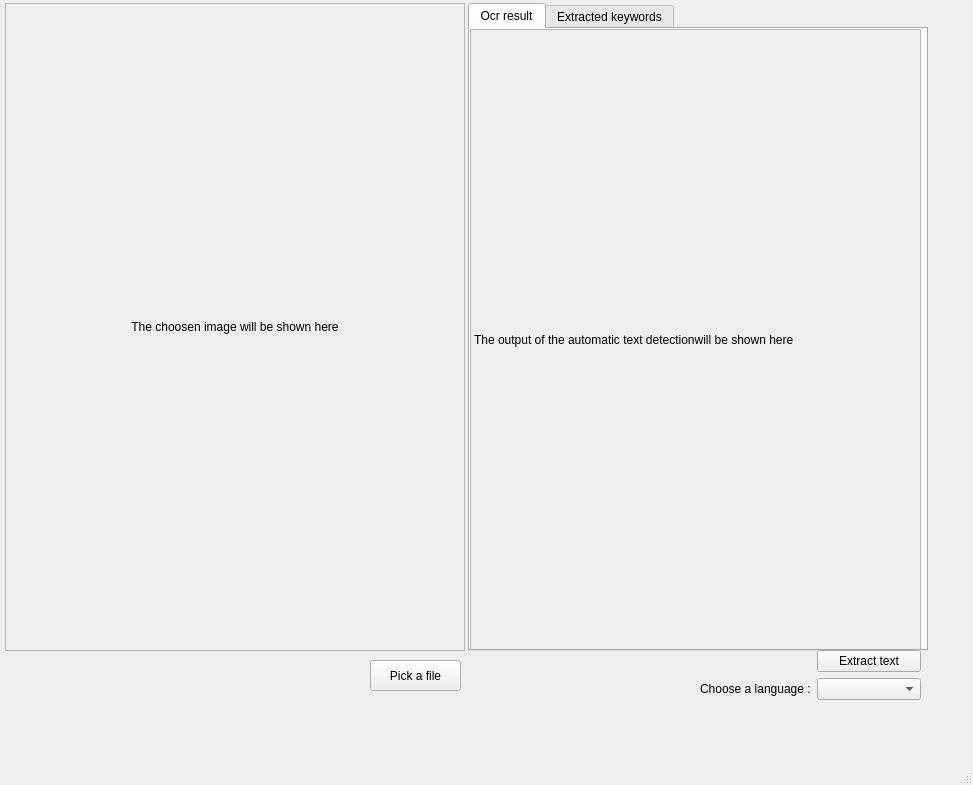
<?xml version="1.0" encoding="UTF-8"?>
<ui version="4.0">
 <class>MainWindow</class>
 <widget class="QMainWindow" name="MainWindow">
  <property name="geometry">
   <rect>
    <x>0</x>
    <y>0</y>
    <width>973</width>
    <height>785</height>
   </rect>
  </property>
  <property name="windowTitle">
   <string>MainWindow</string>
  </property>
  <widget class="QWidget" name="centralwidget">
   <widget class="QWidget" name="horizontalLayoutWidget">
    <property name="geometry">
     <rect>
      <x>0</x>
      <y>0</y>
      <width>931</width>
      <height>651</height>
     </rect>
    </property>
    <layout class="QHBoxLayout" name="horizontalLayout">
     <property name="spacing">
      <number>3</number>
     </property>
     <property name="sizeConstraint">
      <enum>QLayout::SetDefaultConstraint</enum>
     </property>
     <property name="leftMargin">
      <number>5</number>
     </property>
     <property name="topMargin">
      <number>3</number>
     </property>
     <property name="rightMargin">
      <number>3</number>
     </property>
     <item>
      <widget class="QLabel" name="choosenImgLabel">
       <property name="frameShape">
        <enum>QFrame::StyledPanel</enum>
       </property>
       <property name="text">
        <string>The choosen image will be shown here</string>
       </property>
       <property name="alignment">
        <set>Qt::AlignCenter</set>
       </property>
      </widget>
     </item>
     <item>
      <widget class="QTabWidget" name="myTabWidget">
       <property name="sizePolicy">
        <sizepolicy hsizetype="Preferred" vsizetype="Preferred">
         <horstretch>0</horstretch>
         <verstretch>0</verstretch>
        </sizepolicy>
       </property>
       <property name="currentIndex">
        <number>0</number>
       </property>
       <widget class="QWidget" name="tab">
        <attribute name="title">
         <string>Ocr result</string>
        </attribute>
        <widget class="QLabel" name="OCROut">
         <property name="geometry">
          <rect>
           <x>0</x>
           <y>0</y>
           <width>451</width>
           <height>621</height>
          </rect>
         </property>
         <property name="sizePolicy">
          <sizepolicy hsizetype="Expanding" vsizetype="Expanding">
           <horstretch>0</horstretch>
           <verstretch>0</verstretch>
          </sizepolicy>
         </property>
         <property name="layoutDirection">
          <enum>Qt::LeftToRight</enum>
         </property>
         <property name="autoFillBackground">
          <bool>true</bool>
         </property>
         <property name="frameShape">
          <enum>QFrame::StyledPanel</enum>
         </property>
         <property name="text">
          <string>The output of the automatic text detectionwill be shown here</string>
         </property>
        </widget>
       </widget>
       <widget class="QWidget" name="tab_2">
        <attribute name="title">
         <string>Extracted keywords</string>
        </attribute>
       </widget>
      </widget>
     </item>
    </layout>
   </widget>
   <widget class="QWidget" name="formLayoutWidget">
    <property name="geometry">
     <rect>
      <x>700</x>
      <y>650</y>
      <width>221</width>
      <height>80</height>
     </rect>
    </property>
    <layout class="QFormLayout" name="formLayout">
     <item row="0" column="1">
      <widget class="QPushButton" name="doOCRButton">
       <property name="text">
        <string>Extract text</string>
       </property>
      </widget>
     </item>
     <item row="1" column="1">
      <widget class="QComboBox" name="langCombo"/>
     </item>
     <item row="1" column="0">
      <widget class="QLabel" name="languageLabel">
       <property name="text">
        <string>Choose a language :</string>
       </property>
      </widget>
     </item>
    </layout>
   </widget>
   <widget class="QPushButton" name="pickFileButton">
    <property name="geometry">
     <rect>
      <x>370</x>
      <y>660</y>
      <width>91</width>
      <height>31</height>
     </rect>
    </property>
    <property name="text">
     <string>Pick a file</string>
    </property>
   </widget>
  </widget>
  <widget class="QMenuBar" name="menubar">
   <property name="geometry">
    <rect>
     <x>0</x>
     <y>0</y>
     <width>973</width>
     <height>21</height>
    </rect>
   </property>
  </widget>
  <widget class="QStatusBar" name="statusbar"/>
 </widget>
 <resources/>
 <connections/>
</ui>
